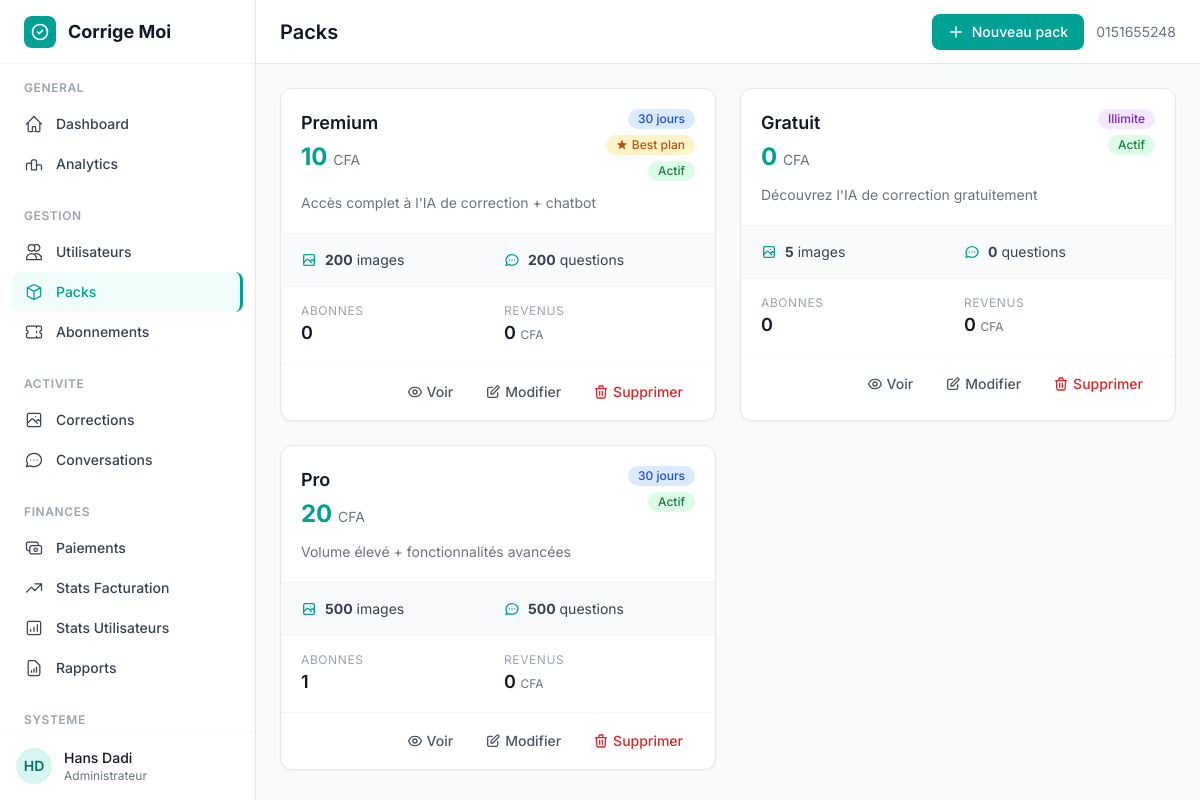
The app's page /custom-admin/packs/ (signed in), older data.
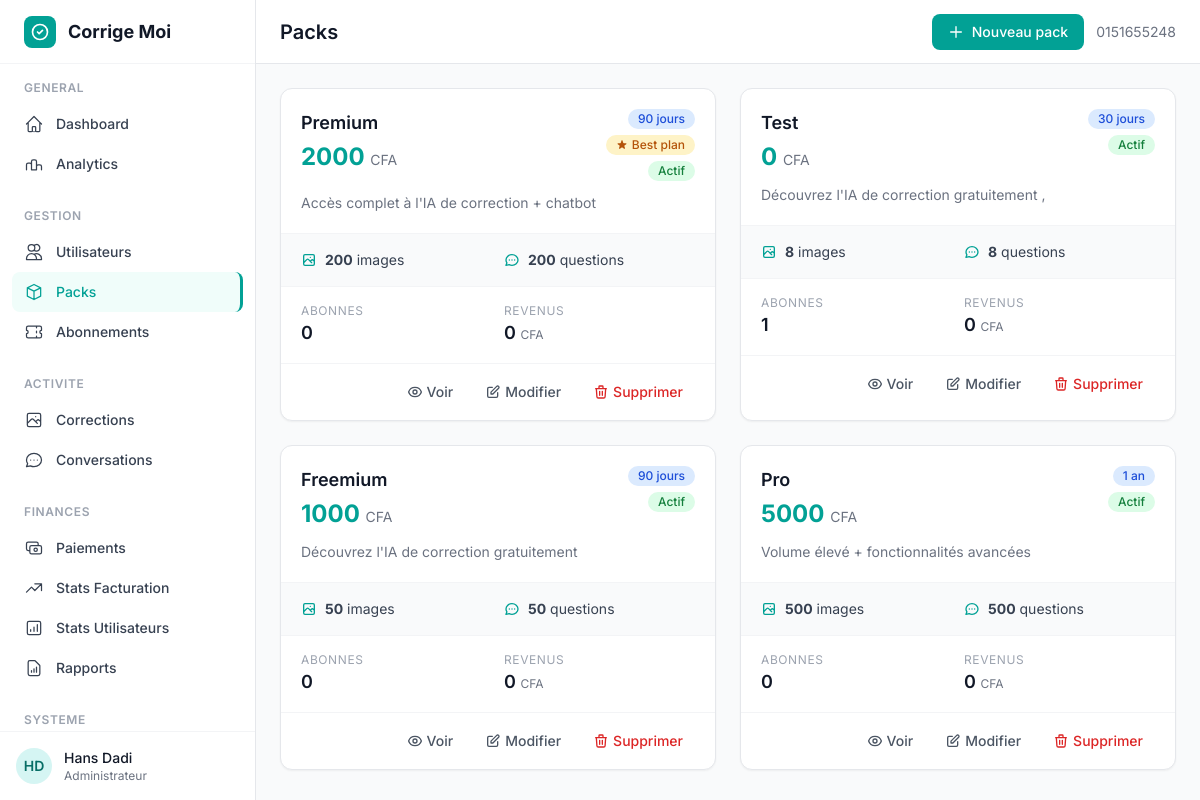
The same page, newer data.
### subscriptions/models.py (models this page shows, shortened)
class Pack(models.Model):
    DURATION_CHOICES = [
        (0, 'Illimité'),
        (30, '30 jours'),
        (90, '90 jours'),
        (365, '1 an'),
    ]
    name = models.CharField(max_length=100, unique=True)
    slug = models.SlugField(max_length=100, blank=True)
    price = models.DecimalField(max_digits=10, decimal_places=2)
    description = models.TextField()
    features = models.JSONField(default=list, blank=True)
    is_best_plan = models.BooleanField(default=False)
    is_active = models.BooleanField(default=True)
    image_corrections_limit = models.PositiveIntegerField(
        default=0,
        help_text="Nombre d'envois d'images autorisés (0 = illimité)"
    )
    chat_questions_limit = models.PositiveIntegerField(
        default=0,
        help_text="Nombre de questions au chatbot autorisées (0 = illimité)"
    )
    duration = models.PositiveIntegerField(
        choices=DURATION_CHOICES,
        default=30,
        help_text="Durée en jours (0 = illimité)"
    )
    created_at = models.DateTimeField(auto_now_add=True)
    updated_at = models.DateTimeField(auto_now=True)
    @property
    def subscribers_count(self):
        return self.subscriptions.filter(is_active=True).count()
    class Meta:
        verbose_name = "Pack Abonnement"
        verbose_name_plural = "Packs Abonnement"

### custom_admin/views.py (the view)
# urls.py: path('packs/', views.admin_packs, name='packs'),
@login_required
def admin_packs(request):
    if not request.user.is_staff:
        return render(request, '403.html', status=403)
    packs = Pack.objects.all().order_by('-is_best_plan', 'price')
    for pack in packs:
        revenue = Transaction.objects.filter(
            pack=pack,
            transaction_type='subscription'
        ).aggregate(total=Sum('price_paid'))['total'] or 0
        pack.revenue = int(revenue)  # On ajoute un attribut temporaire
    per_page = int(request.GET.get('per_page', 10))
    paginator = Paginator(packs, per_page)
    page_obj = paginator.get_page(request.GET.get('page'))
    return render(request, 'custom_admin/admin/packs.html', {
        'page_obj': page_obj,
        'per_page': per_page,
    })

### custom_admin/templates/custom_admin/admin/packs.html (shortened to what the changed rows need)
{% extends "custom_admin/base_admin.html" %}
{% block page_title %}Packs{% endblock %}
{% block content %}
<div class="grid grid-cols-1 md:grid-cols-2 xl:grid-cols-3 gap-6">
    {% for pack in page_obj %}
    <div class="bg-white rounded-xl border border-gray-200 shadow-sm hover:shadow-md transition-shadow overflow-hidden">
        <div class="p-5 border-b border-gray-100">
            <div class="flex items-start justify-between mb-3">
                <div>
                    <h3 class="text-lg font-semibold text-gray-900">{{ pack.name }}</h3>
                    <p class="text-2xl font-bold text-brand-500 mt-1">{{ pack.price|floatformat:0 }} <span class="text-sm font-normal text-gray-500">CFA</span></p>
                </div>
                <div class="flex flex-col items-end gap-1.5">
                    {% if pack.duration == 0 %}
                    <span class="inline-flex items-center px-2.5 py-0.5 rounded-full text-xs font-medium bg-purple-100 text-purple-700">Illimite</span>
                    {% elif pack.duration == 30 %}
                    <span class="inline-flex items-center px-2.5 py-0.5 rounded-full text-xs font-medium bg-blue-100 text-blue-700">30 jours</span>
                    {% elif pack.duration == 90 %}
                    <span class="inline-flex items-center px-2.5 py-0.5 rounded-full text-xs font-medium bg-blue-100 text-blue-700">90 jours</span>
                    {% elif pack.duration == 365 %}
                    <span class="inline-flex items-center px-2.5 py-0.5 rounded-full text-xs font-medium bg-blue-100 text-blue-700">1 an</span>
                    {% else %}
                    <span class="inline-flex items-center px-2.5 py-0.5 rounded-full text-xs font-medium bg-blue-100 text-blue-700">{{ pack.duration }} jours</span>
                    {% endif %}
                    {% if pack.is_best_plan %}
                    <span class="inline-flex items-center px-2.5 py-0.5 rounded-full text-xs font-medium bg-amber-100 text-amber-700">
                        Best plan
                    </span>
                    {% endif %}
                    {% if pack.is_active %}
                    <span class="inline-flex items-center px-2.5 py-0.5 rounded-full text-xs font-medium bg-green-100 text-green-700">Actif</span>
                    {% else %}
                    <span class="inline-flex items-center px-2.5 py-0.5 rounded-full text-xs font-medium bg-red-100 text-red-700">Inactif</span>
                    {% endif %}
                </div>
            </div>
            {% if pack.description %}
            <p class="text-sm text-gray-500 line-clamp-2">{{ pack.description|truncatewords:20 }}</p>
            {% endif %}
        </div>
        <div class="px-5 py-4 bg-gray-50 border-b border-gray-100">
            <div class="grid grid-cols-2 gap-3">
                <div class="flex items-center gap-2">
                    <span class="text-sm text-gray-700"><strong>{{ pack.image_corrections_limit }}</strong> images</span>
                </div>
                <div class="flex items-center gap-2">
                    <span class="text-sm text-gray-700"><strong>{{ pack.chat_questions_limit }}</strong> questions</span>
                </div>
            </div>
        </div>
        <div class="px-5 py-4 border-b border-gray-100">
            <div class="grid grid-cols-2 gap-3">
                <div>
                    <p class="text-xs text-gray-400 uppercase tracking-wider">Abonnes</p>
                    <p class="text-lg font-semibold text-gray-900">{{ pack.subscribers_count }}</p>
                </div>
                <div>
                    <p class="text-xs text-gray-400 uppercase tracking-wider">Revenus</p>
                    <p class="text-lg font-semibold text-gray-900">{{ pack.revenue|floatformat:0 }} <span class="text-xs font-normal text-gray-500">CFA</span></p>
                </div>
            </div>
        </div>
        <div class="px-5 py-3 flex items-center justify-end gap-2">
            <a href="{% url 'custom_admin:pack_detail' pack_id=pack.id %}" class="inline-flex items-center gap-1 text-sm text-gray-600 hover:text-brand-500 font-medium px-3 py-1.5 rounded-lg hover:bg-gray-50 transition-colors">
                Voir
            </a>
            <a href="{% url 'custom_admin:pack_edit' pack_id=pack.id %}" class="inline-flex items-center gap-1 text-sm text-gray-600 hover:text-brand-500 font-medium px-3 py-1.5 rounded-lg hover:bg-gray-50 transition-colors">
                <svg class="w-4 h-4" fill="none" viewBox="0 0 24 24" stroke="currentColor"><path stroke-linecap="round" stroke-linejoin="round" stroke-width="2" d="M11 5H6a2 2 0 00-2 2v11a2 2 0 002 2h11a2 2 0 002-2v-5m-1.414-9.414a2 2 0 112.828 2.828L11.828 15H9v-2.828l8.586-8.586z"/></svg>
                Modifier
            </a>
            <button onclick="deletePack({{ pack.id }}, '{{ pack.name|escapejs }}')" class="inline-flex items-center gap-1 text-sm text-red-600 hover:text-red-700 font-medium px-3 py-1.5 rounded-lg hover:bg-red-50 transition-colors">
                <svg class="w-4 h-4" fill="none" viewBox="0 0 24 24" stroke="currentColor"><path stroke-linecap="round" stroke-linejoin="round" stroke-width="2" d="M19 7l-.867 12.142A2 2 0 0116.138 21H7.862a2 2 0 01-1.995-1.858L5 7m5 4v6m4-6v6m1-10V4a1 1 0 00-1-1h-4a1 1 0 00-1 1v3M4 7h16"/></svg>
                Supprimer
            </button>
        </div>
    </div>
    {% endfor %}
</div>
{% endblock %}

Row changes from the older to the newer data that the page shows:
changed Pack "Premium": price "10" → "2000"; duration "30 jours" → "90 jours"
added Pack: name "Test", price "0", duration "30 jours", is_active "Actif", description "Découvrez l'IA de correction gratuitement ,", image_corrections_limit "8", chat_questions_limit "8", subscribers_count "1", revenue "0"
changed Pack "Découvrez l'IA de correction gratuitement": name "Gratuit" → "Freemium"; price "0" → "1000"; image_corrections_limit "5" → "50"; chat_questions_limit "0" → "50"; duration "Illimite" → "90 jours"
changed Pack "Pro": price "20" → "5000"; subscribers_count "1" → "0"; duration "30 jours" → "1 an"
